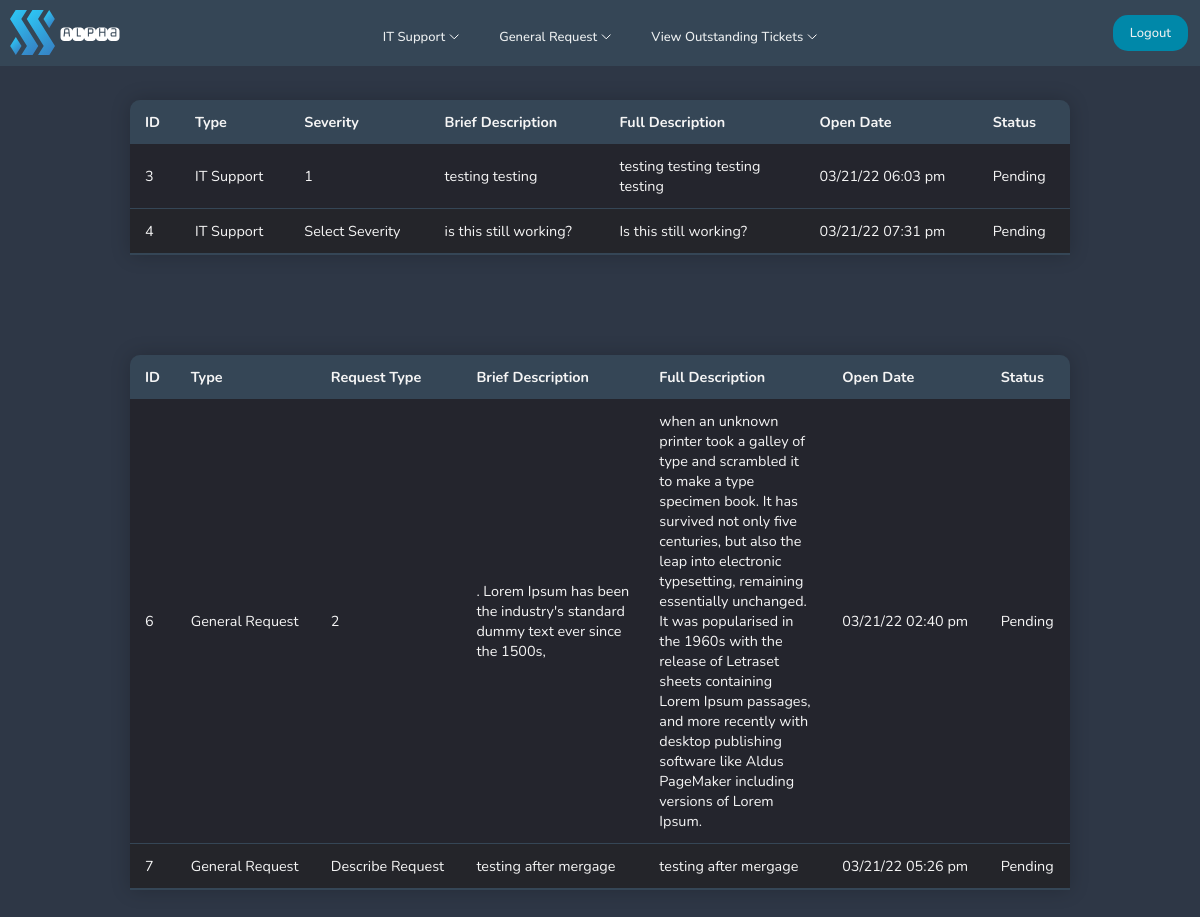
The page /pages/userviewticket.php (signed in) on the database as committed earlier.
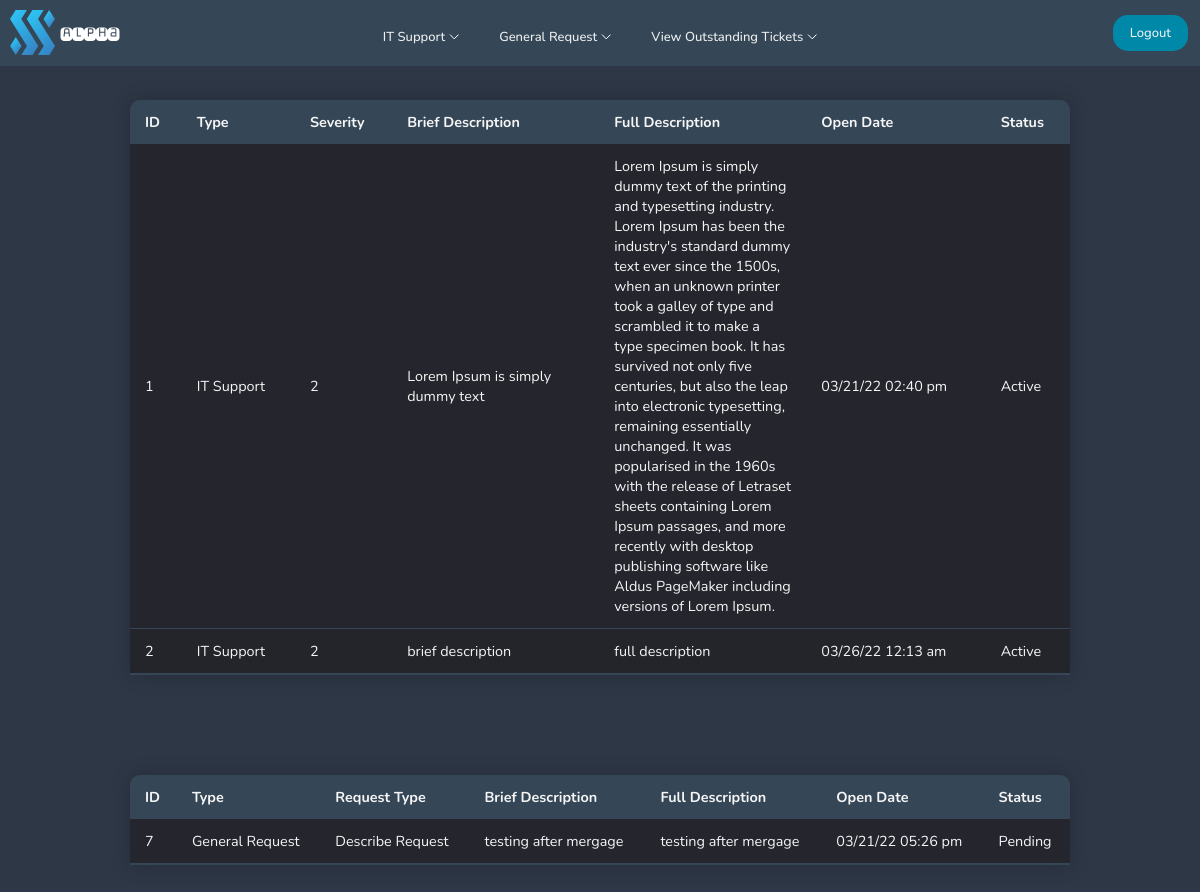
The same page on the database as committed later.
### tables this page shows
CREATE TABLE "itticket" (
	"id"	INTEGER,
	"user"	INTEGER,
	"type"	TEXT,
	"severity"	BLOB,
	"brief"	INTEGER,
	"full"	TEXT,
	"createdon"	TEXT,
	"status"	TEXT,
	"comment"	TEXT,
	"updatedon"	TEXT,
	PRIMARY KEY("id")
);

CREATE TABLE "requestticket" (
	"id"	INTEGER,
	"type"	TEXT,
	"request"	TEXT,
	"brief"	TEXT,
	"full"	TEXT,
	"status"	TEXT,
	"createdon"	TEXT,
	PRIMARY KEY("id" AUTOINCREMENT)
);

### pages/userviewticket.php (the view, shortened to what this page needs)
<!DOCTYPE html>
<html lang="en">
<head>
    <?php include'../navigation/userdashnavbar.php';
    require ('../config/dbcon.php'); ?>
    <link rel="stylesheet" href="../navigation/userdashnavbar.css">
    <link rel="stylesheet" href="../css/usertickettable.css">
</head>
<body bgcolor="#2E3746">
<div class="full-screen-container">
    <?php
    $user = $_SESSION['id'];
    $query = "SELECT * FROM itticket where user = $user";
    $statement = $conn->prepare($query);
    $statement->execute();
    $statement->setFetchMode(PDO::FETCH_OBJ);
    $result = $statement->fetchAll();
    ?>
    <table class="ticket-table">
    <thead>
    <tr>
        <th>ID</th>
        <th>Type</th>
        <th>Severity</th>
        <th>Brief Description</th>
        <th>Full Description</th>
        <th> Open Date</th>
        <th>Status</th>
    </tr>
    </thead>
        <?php foreach($result as $data) { ?>
        <tr>
            <td><?= $data->id; ?> </td>
            <td><?= $data->type; ?> </td>
            <td><?= $data->severity; ?> </td>
            <td><?= $data->brief; ?> </td>
            <td><?= $data->full; ?> </td>
            <td><?= $data->createdon ?> </td>
            <td><?= $data->status; ?> </td>
        </tr>
        <?php
        }
        ?>
    </table>
    <?php
    $query = "SELECT * FROM requestticket";
    $statement = $conn->prepare($query);
    $statement->execute();
    $statement->setFetchMode(PDO::FETCH_OBJ);
    $result = $statement->fetchAll();
    ?>
    <table class="ticket-table" >
        <thead>
        <tr>
            <th>ID</th>
            <th>Type</th>
            <th>Request Type</th>
            <th>Brief Description</th>
            <th>Full Description</th>
            <th>Open Date</th>
            <th>Status</th>
        </tr>
        </thead>
        <?php foreach($result as $data) { ?>
            <tr>
                <td><?= $data->id; ?> </td>
                <td><?= $data->type; ?> </td>
                <td><?= $data->request; ?> </td>
                <td><?= $data->brief; ?> </td>
                <td><?= $data->full; ?> </td>
                <td><?= $data->createdon; ?> </td>
                <td><?= $data->status; ?> </td>
            </tr>
            <?php
        }
        ?>
    </table>
</div>
</body>
</html>

Rows that differ between the two databases and show on the page:
removed itticket: id "3", type "IT Support", severity "1", brief "testing testing", full "testing testing testing testing", createdon "03/21/22 06:03 pm", status "Pending"
removed itticket: id "4", type "IT Support", severity "Select Severity", brief "is this still working?", full "Is this still working?", createdon "03/21/22 07:31 pm", status "Pending"
removed requestticket: id "6", type "General Request", request "2", brief ". Lorem Ipsum has been the industry's standard dummy text ever since the 1500s,", full "when an unknown printer took a galley of type and scrambled it to make a type specimen book. It has survived not only five centuries, but also the leap into electronic typesetting, remaining essentially unchanged. It was popularised in the 1960s with the release of Letraset sheets containing Lorem Ipsum passages, and more recently with desktop publishing software like Aldus PageMaker including versions of Lorem Ipsum.", createdon "03/21/22 02:40 pm", status "Pending"
now on this page (row edited): itticket: id "1", type "IT Support", severity "2", brief "Lorem Ipsum is simply dummy text", full "Lorem Ipsum is simply dummy text of the printing and typesetting industry. Lorem Ipsum has been the industry's standard dummy text ever since the 1500s, when an unknown printer took a galley of type and scrambled it to make a type specimen book. It has survived not only five centuries, but also the leap into electronic typesetting, remaining essentially unchanged. It was popularised in the 1960s with the release of Letraset sheets containing Lorem Ipsum passages, and more recently with desktop publishing software like Aldus PageMaker including versions of Lorem Ipsum.", createdon "03/21/22 02:40 pm", status "Active"
now on this page (row edited): itticket: id "2", type "IT Support", severity "2", brief "brief description", full "full description", createdon "03/26/22 12:13 am", status "Active"
